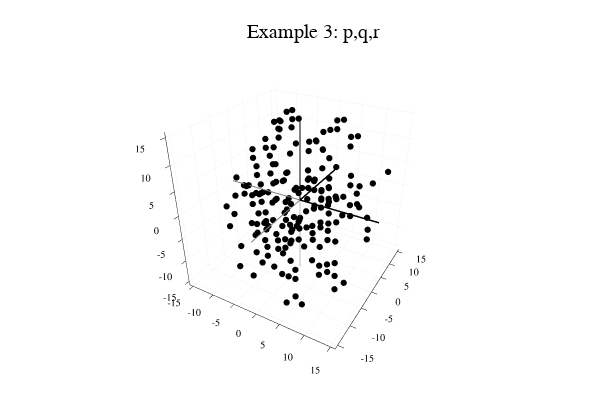

The notebook cell saved with this chart:
### Code cell
# Example 3a: p,q,r,
using Plots
plotly()
P=[1,-2,-1]; Q=[3,0,1]; R=[-2,1,1];
NumberOfPoints=200;

a1=rand(-6:6); a2=rand(-4:4); a3=rand(-6:6);
p=P*a1; q=Q*a2; r=R*a3;

while abs(p[1]+q[1]+r[1])>15 || abs(p[2]+q[2]+r[2])>15 || abs(p[3]+q[3]+r[3])>15
    a1=rand(-6:6); a2=rand(-4:4); a3=rand(-6:6);
    p=P*a1; q=Q*a2; r=R*a3;
end

d=plot3d(title="Example 3c: Span{p,q,r}", legend=false, lims=[-15,15])
scatter!([p[1]+q[1]+r[1], p[1]+q[1]+r[1]],[p[2]+q[2]+r[2],p[2]+q[2]+r[2]],[p[3]+q[3]+r[3],p[3]+q[3]+r[3]], markercolor="black", markersize=1)

if NumberOfPoints>1
    for n = 2:NumberOfPoints
        a1=rand(-6:6); a2=rand(-4:4); a3=rand(-6:6);
        p=P*a1; q=Q*a2; r=R*a3;
        while abs(p[1]+q[1]+r[1])>15 || abs(p[2]+q[2]+r[2])>15 || abs(p[3]+q[3]+r[3])>15
            a1=rand(-6:6); a2=rand(-4:4); a3=rand(-6:6);
            p=P*a1; q=Q*a2; r=R*a3; 
        end
        scatter!([p[1]+q[1]+r[1], p[1]+q[1]+r[1]],[p[2]+q[2]+r[2],p[2]+q[2]+r[2]],[p[3]+q[3]+r[3],p[3]+q[3]+r[3]], markercolor="black", markersize=1)
    end
end

plot3d!([0,0],[0,0],[0,20], label="+z", linecolor="black", linewidth=2,lims=[-15,15])
plot3d!([0,0],[0,0],[0,-20],  label="-z", linecolor="gray", linewidth=1,lims=[-15,15])
plot3d!([0,0],[0,20],[0,0],  label="+y", linecolor="black", linewidth=3,lims=[-15,15])
plot3d!([0,0],[0,-20],[0,0],  label="-y", linecolor="gray", linewidth=2,lims=[-15,15])
plot3d!([0,20],[0,0],[0,0],  label="+x", linecolor="black", linewidth=3,lims=[-15,15])
plot3d!([0,-20],[0,0],[0,0],  label="-x", linecolor="gray", linewidth=2,lims=[-15,15])

display(d)
